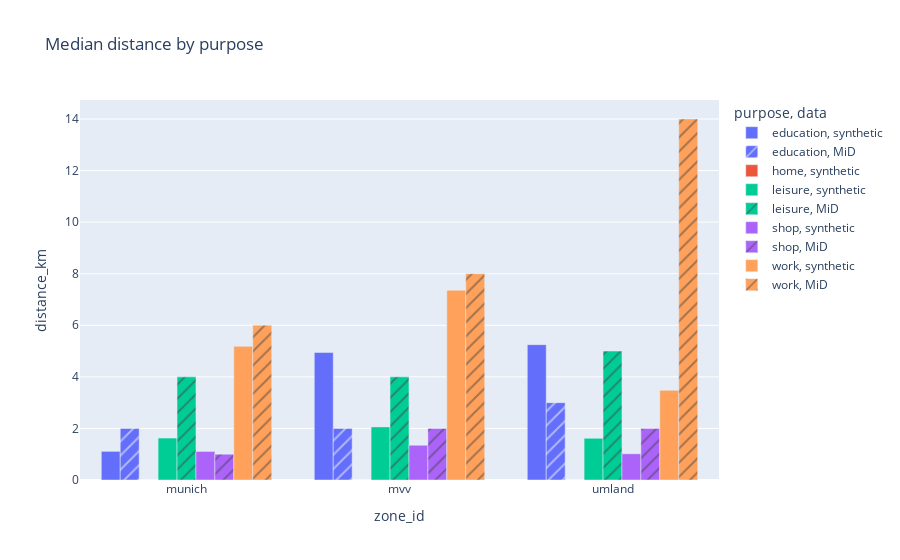

Notebook source saved alongside this figure:
### Code cell
px.bar(
    df, x = "zone_id", y = "distance_km", pattern_shape = "data", barmode = "group",
    title = "Median distance by purpose", color = "purpose"
)

### Figure 1 — Plotly figure (JSON) as saved in the notebook; plotly's stock layout.template omitted (floating-point values rounded to 4 significant figures)
{"data": [{"alignmentgroup": "True", "hovertemplate": "purpose=education<br>data=synthetic<br>zone_id=%{x}<br>distance_km=%{y}<extra></extra>", "legendgroup": "education, synthetic", "marker": {"color": "#636efa", "pattern": {"shape": ""}}, "name": "education, synthetic", "offsetgroup": "education, synthetic", "orientation": "v", "showlegend": true, "textposition": "auto", "type": "bar", "x": ["munich", "mvv", "umland"], "xaxis": "x", "y": [1.111, 4.943, 5.249], "yaxis": "y"}, {"alignmentgroup": "True", "hovertemplate": "purpose=education<br>data=MiD<br>zone_id=%{x}<br>distance_km=%{y}<extra></extra>", "legendgroup": "education, MiD", "marker": {"color": "#636efa", "pattern": {"shape": "/"}}, "name": "education, MiD", "offsetgroup": "education, MiD", "orientation": "v", "showlegend": true, "textposition": "auto", "type": "bar", "x": ["mvv", "munich", "umland"], "xaxis": "x", "y": [2, 2, 3], "yaxis": "y"}, {"alignmentgroup": "True", "hovertemplate": "purpose=home<br>data=synthetic<br>zone_id=%{x}<br>distance_km=%{y}<extra></extra>", "legendgroup": "home, synthetic", "marker": {"color": "#EF553B", "pattern": {"shape": ""}}, "name": "home, synthetic", "offsetgroup": "home, synthetic", "orientation": "v", "showlegend": true, "textposition": "auto", "type": "bar", "x": ["munich", "mvv", "umland"], "xaxis": "x", "y": [0, 0, 0], "yaxis": "y"}, {"alignmentgroup": "True", "hovertemplate": "purpose=leisure<br>data=synthetic<br>zone_id=%{x}<br>distance_km=%{y}<extra></extra>", "legendgroup": "leisure, synthetic", "marker": {"color": "#00cc96", "pattern": {"shape": ""}}, "name": "leisure, synthetic", "offsetgroup": "leisure, synthetic", "orientation": "v", "showlegend": true, "textposition": "auto", "type": "bar", "x": ["munich", "mvv", "umland"], "xaxis": "x", "y": [1.627, 2.06, 1.618], "yaxis": "y"}, {"alignmentgroup": "True", "hovertemplate": "purpose=leisure<br>data=MiD<br>zone_id=%{x}<br>distance_km=%{y}<extra></extra>", "legendgroup": "leisure, MiD", "marker": {"color": "#00cc96", "pattern": {"shape": "/"}}, "name": "leisure, MiD", "offsetgroup": "leisure, MiD", "orientation": "v", "showlegend": true, "textposition": "auto", "type": "bar", "x": ["mvv", "munich", "umland"], "xaxis": "x", "y": [4, 4, 5], "yaxis": "y"}, {"alignmentgroup": "True", "hovertemplate": "purpose=shop<br>data=synthetic<br>zone_id=%{x}<br>distance_km=%{y}<extra></extra>", "legendgroup": "shop, synthetic", "marker": {"color": "#ab63fa", "pattern": {"shape": ""}}, "name": "shop, synthetic", "offsetgroup": "shop, synthetic", "orientation": "v", "showlegend": true, "textposition": "auto", "type": "bar", "x": ["munich", "mvv", "umland"], "xaxis": "x", "y": [1.108, 1.348, 1.017], "yaxis": "y"}, {"alignmentgroup": "True", "hovertemplate": "purpose=shop<br>data=MiD<br>zone_id=%{x}<br>distance_km=%{y}<extra></extra>", "legendgroup": "shop, MiD", "marker": {"color": "#ab63fa", "pattern": {"shape": "/"}}, "name": "shop, MiD", "offsetgroup": "shop, MiD", "orientation": "v", "showlegend": true, "textposition": "auto", "type": "bar", "x": ["mvv", "munich", "umland"], "xaxis": "x", "y": [2, 1, 2], "yaxis": "y"}, {"alignmentgroup": "True", "hovertemplate": "purpose=work<br>data=synthetic<br>zone_id=%{x}<br>distance_km=%{y}<extra></extra>", "legendgroup": "work, synthetic", "marker": {"color": "#FFA15A", "pattern": {"shape": ""}}, "name": "work, synthetic", "offsetgroup": "work, synthetic", "orientation": "v", "showlegend": true, "textposition": "auto", "type": "bar", "x": ["munich", "mvv", "umland"], "xaxis": "x", "y": [5.183, 7.36, 3.477], "yaxis": "y"}, {"alignmentgroup": "True", "hovertemplate": "purpose=work<br>data=MiD<br>zone_id=%{x}<br>distance_km=%{y}<extra></extra>", "legendgroup": "work, MiD", "marker": {"color": "#FFA15A", "pattern": {"shape": "/"}}, "name": "work, MiD", "offsetgroup": "work, MiD", "orientation": "v", "showlegend": true, "textposition": "auto", "type": "bar", "x": ["mvv", "munich", "umland"], "xaxis": "x", "y": [8, 6, 14], "yaxis": "y"}], "layout": {"barmode": "group", "legend": {"title": {"text": "purpose, data"}, "tracegroupgap": 0}, "title": {"text": "Median distance by purpose"}, "xaxis": {"anchor": "y", "domain": [0, 1], "title": {"text": "zone_id"}}, "yaxis": {"anchor": "x", "domain": [0, 1], "title": {"text": "distance_km"}}}}
